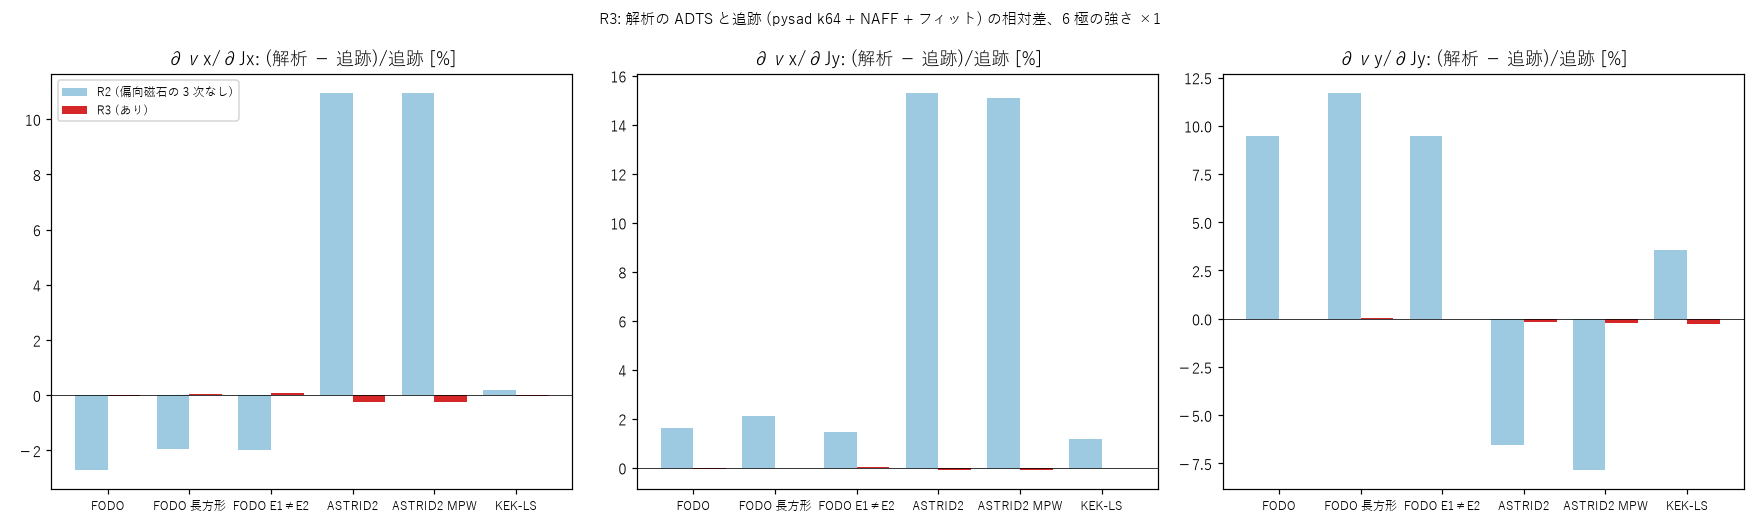

Python code for this plot:
# -*- coding: utf-8 -*-
"""偏向磁石の 3 次の項 (曲率 (h/2)x(px²+py²)・硬い端 ±(h/2)px y²・複合機能の本体の K1 h x³/6・E1/E2≠0 の端) を入れた解析の ADTS
(resdrive.adts(bend_cubic=True)) を、実際の強さの追跡 + NAFF + 多項式フィット (adtsdirect.direct_adts、pysad k64。gs `NORFSW;` で追加確認) と比べる。

使い方 (リポジトリ直下から)
  py -3.12 example/14_nonlinear_dynamics/adts_rdt/adts_bend.py scan  fodo|astrid|astrid_mpw|kekls [--lams 0,0.5,1,2] [--jmax J] [--turns 1024] [--nslice 16]
  py -3.12 example/14_nonlinear_dynamics/adts_rdt/adts_bend.py conv  fodo|astrid|astrid_mpw|kekls            (偏向磁石の本体の分割数 nslice への収束。解析のみ)
  py -3.12 example/14_nonlinear_dynamics/adts_rdt/adts_bend.py gs    fodo|astrid|kekls --lam 1               (WSL の gs。NORFSW;。timeout 1800 s。1 本ずつ)
  py -3.12 example/14_nonlinear_dynamics/adts_rdt/adts_bend.py plot                                          (adts_bend.png: scan の出力から)
条件: 3 GeV 等はラティスのまま (FODO は SF・SD の K2L = 4, −6)、RF 空洞は止める (pysad は rfsw=False、gs は NORFSW)、放射なし、結合なし、δ=0 (閉軌道は 0)。
6 極の強さは K2 (数値) の文字列を λ 倍する (8 極 K3 は変えない)。J の格子: Jx, Jy ∈ {0, 1/5, ..., 1}·Jmax の 35 点 × (φ, φ+π) の対 = 70 粒子、位相 φx = φy = 0。
NAFF: Laskar の Hann 窓 (p=1)、探索は線形のチューン ± 0.02、1024 周。フィット: νx (Jx>0)・νy (Jy>0) を全次数 ≤ 2 の多項式で。"""
import json, math, os, sys, time
import numpy as np
HERE = os.path.dirname(os.path.abspath(__file__))
ROOT = os.path.abspath(os.path.join(HERE, '..', '..', '..'))
sys.path.insert(0, ROOT)
sys.path.insert(0, HERE)
os.environ.setdefault('PYSAD_COMPAT', 'k64')
from pysad import resdrive as R, adtsdirect as D, compat
from pysad.parser import load_sad_string
compat.set_mode(os.environ.get('PYSAD_COMPAT', 'k64'))
import adts_gs as G

RINGS = {
    'fodo': (os.path.join(ROOT, 'example', '00_lattice', 'FODO_ring.sad'), 'RING', 3e9, {'SF': 4.0, 'SD': -6.0}, 1e-7),
    'fodo_rect': (os.path.join(ROOT, 'example', '00_lattice', 'FODO_ring.sad'), 'RING', 3e9, {'SF': 4.0, 'SD': -6.0}, 1e-7),      # 長方形磁石 E1=E2=ANGLE/2
    'fodo_asym': (os.path.join(ROOT, 'example', '00_lattice', 'FODO_ring.sad'), 'RING', 3e9, {'SF': 4.0, 'SD': -6.0}, 1e-7),      # E1=0.8·ANGLE、E2=−0.3·ANGLE
    'astrid': (os.path.join(ROOT, 'example', 'astrid', 'lattice', 'ASTRID2_v01_01.sad'), 'RING', 0.58e9, None, 2e-8),
    'astrid_mpw': (os.path.join(ROOT, 'example', 'astrid', 'lattice', 'ASTRID2_v01_02_id.sad'), 'RINGMPW', 0.58e9, None, 2e-8),
    'kekls': (os.path.join(ROOT, 'pysad', 'tests', 'kek-ls_v03_12.lat'), 'RING', 3e9, None, 2e-10),
}
NSTEP = 5
KEYS = ('xx', 'xy', 'yy')


def setup(key, lam=1.0, mu=1.0):
    path, line, p, k2over, jb = RINGS[key]
    src = open(path, encoding='utf-8').read()
    if k2over:
        src = src.replace('SF = (L=0.2 K2=0) SD = (L=0.2 K2=0)', 'SF = (L=0.2 K2=%g) SD = (L=0.2 K2=%g)' % (k2over['SF'], k2over['SD']))
    E_OLD = 'E1=0.1308996938995747 E2=0.1308996938995747'
    if key == 'fodo_rect':
        src = src.replace(E_OLD, 'E1=0.5 E2=0.5')       # SAD の E1・E2 は ANGLE に対する比 (元のファイルは 0.1309 倍 = 0.0343 rad)
    elif key == 'fodo_asym':
        src = src.replace(E_OLD, 'E1=0.8 E2=-0.3')
    if lam != 1.0 or mu != 1.0:
        src = G.scale_text(src, lam, mu)
    lat = load_sad_string(src).build_lattice(line)
    rows = lat.twiss_table()
    r0 = rows[0]
    tw = ((float(r0.alfx), float(r0.betx)), (float(r0.alfy), float(r0.bety)))
    nu = (float(rows[-1].mux) / (2 * math.pi), float(rows[-1].muy) / (2 * math.pi))
    return dict(key=key, src=src, line=line, p=p, lat=lat, rows=rows, tw=tw, nu=nu, jb=jb, circ=float(rows[-1].s), lam=lam)


def f3(d):
    return 'xx=% .5f  xy=% .5f  yy=% .5f' % (d['xx'], d['xy'], d['yy'])


def rel(a, b):
    return {k: (a[k] - b[k]) / abs(b[k]) for k in KEYS}


def fr3(d):
    return '%+.2e %+.2e %+.2e' % (d['xx'], d['xy'], d['yy'])


def analytic(S, nslice=16):
    A0 = R.adts(S['lat'], rows=S['rows'], bend_cubic=False)
    A1 = R.adts(S['lat'], rows=S['rows'], bend_cubic=True, bend_nslice=nslice)
    return A0, A1


def cmd_scan(key, lams, jmax, nturn, nslice):
    out = []
    res = {'ring': key, 'jmax': jmax, 'nturn': nturn, 'nslice': nslice, 'rows': []}
    for lam in lams:
        S = setup(key, lam)
        t0 = time.time()
        A0, A1 = analytic(S, nslice)
        ta = time.time() - t0
        tr = D.direct_adts(S['lat'], S['p'], jmax, order=2, nturn=nturn)
        t = {'xx': tr['xx'], 'xy': tr['xy_mean'], 'yy': tr['yy']}
        if lam == lams[0]:
            out.append('リング %s: p=%.4g GeV/c、周長 %.3f m、νx=%.6f νy=%.6f、k64 の追跡 (rfsw=False、放射なし、δ=0、閉軌道 0)、J の格子 Jmax=%.1e (6×6、±位相の対 = 70 粒子)、%d 周、NAFF Hann p=1、order=2、偏向磁石の分割 nslice=%d' % (
                key, S['p'] / 1e9, S['circ'], S['nu'][0], S['nu'][1], jmax, nturn, nslice))
            for w in A1.warnings:
                out.append('(解析の注意) ' + w)
        out.append('')
        out.append('--- 6 極の強さ ×%g (解析 %.1f s) ---' % (lam, ta))
        out.append('  内訳 [1/(m rad)]')
        for nm, d in (('6 極 2 次', A1.sext), ('8 極 1 次', A1.octu), ('運動学的 p^4/8', A1.kin), ('K1 の端のフリンジ', A1.fringe),
                      ('偏向磁石の 3 次どうし (R3)', A1.bend), ('6 極 × 偏向磁石の交差項 (R3)', A1.cross)):
            out.append('    %-28s %s' % (nm, f3(d)))
        t0_ = dict(A0.total)
        t1_ = dict(A1.total)
        out.append('  解析の合計 (R2、偏向磁石の 3 次なし)   %s' % f3(t0_))
        out.append('  解析の合計 (R3、偏向磁石の 3 次あり)   %s' % f3(t1_))
        out.append('  追跡 (pysad k64、直接のフィット)       %s    (フィットの rms %.1e %.1e、∂νx/∂Jy と ∂νy/∂Jx の差 %.1e)' % (
            f3(t), tr['rms'][0], tr['rms'][1], abs(tr['xy'] - tr['yx']) / max(abs(t['xy']), 1e-30)))
        out.append('  相対差 (解析 − 追跡)/|追跡|  R2 (なし)  %s' % fr3(rel(t0_, t)))
        out.append('                              R3 (あり)  %s' % fr3(rel(t1_, t)))
        res['rows'].append({'lam': lam, 'track': t, 'R2': t0_, 'R3': t1_, 'parts': {'sext': dict(A1.sext), 'octu': dict(A1.octu), 'kin': dict(A1.kin), 'fringe': dict(A1.fringe),
                            'bend': dict(A1.bend), 'cross': dict(A1.cross)}, 'rel_R2': rel(t0_, t), 'rel_R3': rel(t1_, t), 'rms': list(tr['rms'])})
        print('\n'.join(out[-14:]), flush=True)
    txt = '\n'.join(out)
    open(os.path.join(HERE, 'adts_bend_scan_%s.pysad.txt' % key), 'w', encoding='utf-8').write(txt + '\n')
    json.dump(res, open(os.path.join(HERE, 'adts_bend_scan_%s.pysad.json' % key), 'w'), indent=1)


def cmd_conv(key, nslices=(1, 2, 4, 8, 16, 32, 64)):
    S = setup(key)
    out = ['リング %s: 偏向磁石の本体の分割数 nslice への収束 (解析のみ、6 極の強さ ×1)' % key,
           '  nslice   偏向磁石の 3 次どうし (xx xy yy)                 6 極 × 偏向磁石 (xx xy yy)                    合計 (xx xy yy)   [最大の nslice との相対差]']
    ref = None
    rows = []
    for n in nslices:
        t0 = time.time()
        A = R.adts(S['lat'], rows=S['rows'], bend_cubic=True, bend_nslice=n)
        rows.append((n, dict(A.bend), dict(A.cross), dict(A.total), time.time() - t0))
    ref = rows[-1][3]
    for n, b, c, tot, tm in rows:
        out.append('  %5d    %s   %s   %s   [%s]  (%.1f s)' % (n, '%.4f %.4f %.4f' % (b['xx'], b['xy'], b['yy']), '%.4f %.4f %.4f' % (c['xx'], c['xy'], c['yy']),
                                                               '%.3f %.3f %.3f' % (tot['xx'], tot['xy'], tot['yy']), fr3(rel(tot, ref)), tm))
    txt = '\n'.join(out)
    print(txt)
    open(os.path.join(HERE, 'adts_bend_conv_%s.pysad.txt' % key), 'w', encoding='utf-8').write(txt + '\n')


def cmd_gs(key, lam, jmax, nturn, nslice):
    S = setup(key, lam)
    A0, A1 = analytic(S, nslice)
    jx, jy = D.grid_actions(jmax, NSTEP)
    JX, JY = np.r_[jx, jx], np.r_[jy, jy]
    PX = np.r_[np.zeros(len(jx)), np.full(len(jx), math.pi)]
    c = D.initial_coords(S['tw'], JX, JY, PX, PX)
    # 位相は φx = φy = 0 (対は π)。script は SAD の源 (K2 は S['src'] で λ 倍済み) をそのまま使う
    nps = len(c)
    scr = G.make_script(S['src'], S['line'], S['p'], 1.0, 1.0, c, nturn, {}, {}, by_text=True)
    t0 = time.time()
    txt, f = G.run_gs(scr, timeout=1800)
    el = time.time() - t0
    rec4 = G.parse(txt, nps, nturn)
    left = G.check_gs_left()
    if np.isnan(rec4).any():
        print('gs の出力が不完全', txt[-600:], 'gs の残り:', left)
        return
    rec = np.zeros((nturn, nps, 6))
    rec[:, :, :4] = rec4
    g = (float(D.fr(S['nu'][0])), float(D.fr(S['nu'][1])))
    nu = D.record_tunes(rec, S['tw'], window=1, guess=g, halfwidth=0.02, orbit=None)
    nu = D.pair_average(nu)
    r = D.adts_from_tunes(jx, jy, nu, order=2, nu_lin=g)
    fg = {'xx': r['xx'], 'xy': 0.5 * (r['xy'] + r['yx']), 'yy': r['yy']}
    trp = D.direct_adts(S['lat'], S['p'], jmax, order=2, nturn=nturn)
    fp = {'xx': trp['xx'], 'xy': trp['xy_mean'], 'yy': trp['yy']}
    out = ['リング %s: gs (SAD K64、WSL、NORFSW;)、6 極 ×%g、%d 周、Jmax=%.1e、%d 粒子、gs の経過 %.0f s、gs の残り: %s' % (key, lam, nturn, jmax, nps, el, left or 'なし'),
           '  解析 R2 (偏向磁石の 3 次なし)  %s' % f3(A0.total), '  解析 R3 (あり)                 %s' % f3(A1.total),
           '  gs の直接のフィット            %s' % f3(fg), '  pysad k64 (同じ粒子)           %s' % f3(fp),
           '  gs と pysad の相対差           %s' % fr3(rel(fg, fp)),
           '  解析 R3 − gs の相対差          %s    (R2: %s)' % (fr3(rel(A1.total, fg)), fr3(rel(A0.total, fg)))]
    s = '\n'.join(out)
    print(s)
    open(os.path.join(HERE, 'adts_bend_gs_%s_lam%g.gs.txt' % (key, lam)), 'w', encoding='utf-8').write(s + '\n')


def cmd_plot():
    import matplotlib
    matplotlib.use('Agg')
    import matplotlib.pyplot as plt
    plt.rcParams['font.family'] = ['Yu Gothic', 'Meiryo', 'MS Gothic', 'DejaVu Sans']
    names = [('fodo', 'FODO'), ('fodo_rect', 'FODO 長方形'), ('fodo_asym', 'FODO E1≠E2'), ('astrid', 'ASTRID2'), ('astrid_mpw', 'ASTRID2 MPW'), ('kekls', 'KEK-LS')]
    data = {}
    for k, nm in names:
        fn = os.path.join(HERE, 'adts_bend_scan_%s.pysad.json' % k)
        if os.path.exists(fn):
            data[k] = json.load(open(fn))
    fig, ax = plt.subplots(1, 3, figsize=(16, 4.8), sharey=False)
    for ic, comp in enumerate(KEYS):
        a = ax[ic]
        labels, v2, v3 = [], [], []
        for k, nm in names:
            if k not in data:
                continue
            for row in data[k]['rows']:
                if abs(row['lam'] - 1.0) < 1e-9:
                    labels.append(nm)
                    v2.append(100 * row['rel_R2'][comp])
                    v3.append(100 * row['rel_R3'][comp])
        x = np.arange(len(labels))
        a.bar(x - 0.2, v2, 0.4, color='#9ecae1', label='R2 (偏向磁石の 3 次なし)')
        a.bar(x + 0.2, v3, 0.4, color='#d62728', label='R3 (あり)')
        a.set_xticks(x)
        a.set_xticklabels(labels, fontsize=8)
        a.axhline(0, color='k', lw=0.5)
        a.set_title('∂ν%s/∂J%s: (解析 − 追跡)/追跡 [%%]' % (('x', 'x') if comp == 'xx' else ('x', 'y') if comp == 'xy' else ('y', 'y')))
        if ic == 0:
            a.legend(fontsize=8)
    fig.suptitle('R3: 解析の ADTS と追跡 (pysad k64 + NAFF + フィット) の相対差、6 極の強さ ×1', fontsize=10)
    fig.tight_layout()
    fig.savefig(os.path.join(HERE, 'adts_bend.png'), dpi=110)
    # 6 極の強さ走査
    fig, ax = plt.subplots(len(data), 3, figsize=(13, 2.7 * len(data)), squeeze=False)
    for ir, (k, nm) in enumerate([(k, nm) for k, nm in names if k in data]):
        lam = [r['lam'] for r in data[k]['rows']]
        for ic, comp in enumerate(KEYS):
            a = ax[ir, ic]
            a.plot(lam, [100 * r['rel_R2'][comp] for r in data[k]['rows']], 'o--', color='#6baed6', label='R2')
            a.plot(lam, [100 * r['rel_R3'][comp] for r in data[k]['rows']], 's-', color='#d62728', label='R3')
            a.axhline(0, color='k', lw=0.5)
            a.set_title('%s  %s' % (nm, comp), fontsize=9)
            a.set_xlabel('6 極の強さ λ')
            a.set_ylabel('相対差 [%]')
            if ir == 0 and ic == 0:
                a.legend(fontsize=8)
    fig.tight_layout()
    fig.savefig(os.path.join(HERE, 'adts_bend_scan.png'), dpi=110)


if __name__ == '__main__':
    cmd = sys.argv[1]
    if cmd == 'plot':
        cmd_plot()
        sys.exit(0)
    key = sys.argv[2]
    jm = float(sys.argv[sys.argv.index('--jmax') + 1]) if '--jmax' in sys.argv else RINGS[key][4]
    nt = int(sys.argv[sys.argv.index('--turns') + 1]) if '--turns' in sys.argv else 1024
    ns = int(sys.argv[sys.argv.index('--nslice') + 1]) if '--nslice' in sys.argv else 16
    if cmd == 'scan':
        lams = [float(v) for v in sys.argv[sys.argv.index('--lams') + 1].split(',')] if '--lams' in sys.argv else [0.0, 0.5, 1.0, 2.0]
        cmd_scan(key, lams, jm, nt, ns)
    elif cmd == 'conv':
        cmd_conv(key)
    elif cmd == 'gs':
        lam = float(sys.argv[sys.argv.index('--lam') + 1]) if '--lam' in sys.argv else 1.0
        cmd_gs(key, lam, jm, nt, ns)
